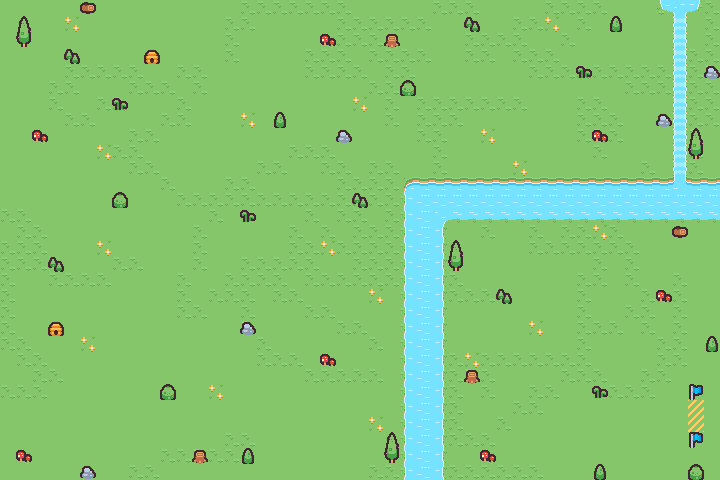

Tiled map render using the project's own tile images. Description and the map definition, with tile-layer contents summarised, below:
An orthogonal 45x30 tile map with 16x16 px tiles, 4 tile layers (Ground, Obstacles, Water, Goal) and 6 objects (3x bomb, 2x letter, spawn).

<map version="1.10" tiledversion="1.10.2" orientation="orthogonal" renderorder="right-down" width="45" height="30" tilewidth="16" tileheight="16" infinite="0" nextlayerid="8" nextobjectid="8">
 <editorsettings>
  <export target="level1.tmj" format="json" />
 </editorsettings>
 <tileset firstgid="1" name="sprites" tilewidth="16" tileheight="16" tilecount="275" columns="25">
  <image source="sprites.png" trans="ff00ff" width="400" height="176" />
 </tileset>
 <layer id="1" name="Ground" width="45" height="30">
  <data>[1350 cells, 1350 non-empty, 3 distinct tile ids]</data>
 </layer>
 <layer id="3" name="Obstacles" width="45" height="30">
  <data>[1350 cells, 46 non-empty, 12 distinct tile ids]</data>
 </layer>
 <layer id="6" name="Water" width="45" height="30">
  <data>[1350 cells, 121 non-empty, 12 distinct tile ids]</data>
 </layer>
 <layer id="7" name="Goal" width="45" height="30">
  <data>[1350 cells, 4 non-empty, 3 distinct tile ids]</data>
 </layer>
 <objectgroup id="2" name="Letter Layer">
  <object id="1" name="Letter A" type="letter" gid="46" x="192" y="48" width="16" height="16" />
  <object id="2" name="Letter I" type="letter" gid="74" x="96" y="432" width="16" height="16" />
 </objectgroup>
 <objectgroup id="4" name="Enemy Layer">
  <object id="3" name="Bomb" type="bomb" gid="5" x="528" y="128" width="16" height="16" />
  <object id="4" name="Bomb" type="bomb" gid="5" x="192" y="288" width="16" height="16" />
  <object id="5" name="Bomb" type="bomb" gid="5" x="64" y="176" width="16" height="16" />
 </objectgroup>
 <objectgroup id="5" name="Player">
  <object id="7" name="Spawn" type="spawn" x="368" y="176">
   <point />
  </object>
 </objectgroup>
</map>
